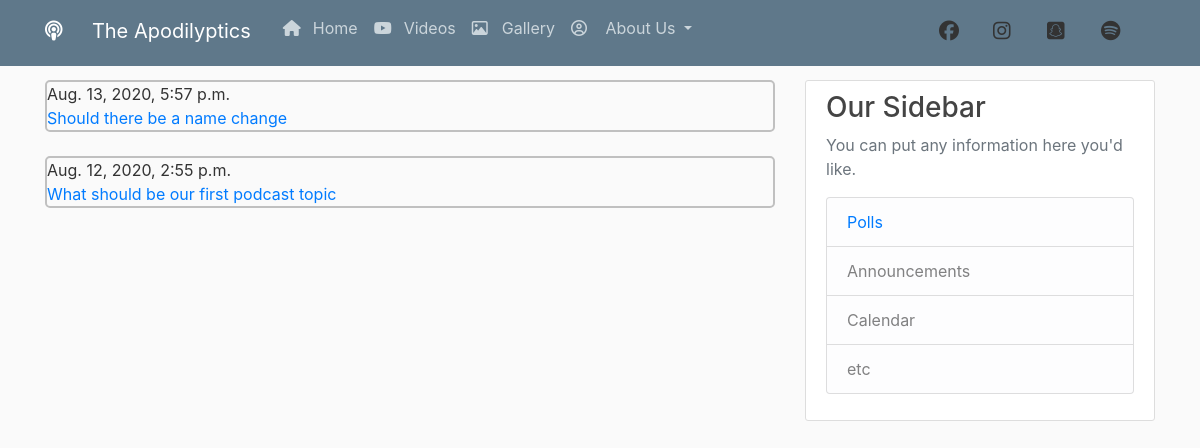
The page /polls on the database its author committed.
### polls/models.py (models this page shows, shortened)
class Question(models.Model):
    question_text = models.CharField(max_length=200)
    pub_date = models.DateTimeField('date published')

### polls/views.py (the view)
# urls.py: path('polls', views.IndexView.as_view() , name ='polls-home'),
class IndexView(generic.ListView):
    template_name = 'polls/index.html'
    context_object_name = 'latest_question_list'
    def get_queryset(self):
        return Question.objects.order_by('-pub_date')[:5]

### polls/templates/polls/index.html
{% extends "podcast/base.html"%}
{% block content%}
{% if latest_question_list %}
    {% for question in latest_question_list %}
    	<div class="polls">
    		<div class = "date">{{question.pub_date}}</div>
        	<a href="{% url 'polls-detail' question.id %}">{{ question.question_text }}</a>
        </div>
        <br>
    {% endfor %}
{% else %}
    <p>No polls are available.</p>
{% endif %}
{% endblock %}

### podcast/static/podcast/main.css (style rules this page uses)
body { background: #fafafa; color: #333333; margin-top: 5rem; }
.polls { border-color: #C0C0C0; border-radius: 5px; border-width: 2px; border-style: solid; }

### rows shown on the page
Question: pub_date "Aug. 13, 2020, 5:57 p.m.", question_text "Should there be a name change"
Question: pub_date "Aug. 12, 2020, 2:55 p.m.", question_text "What should be our first podcast topic"
